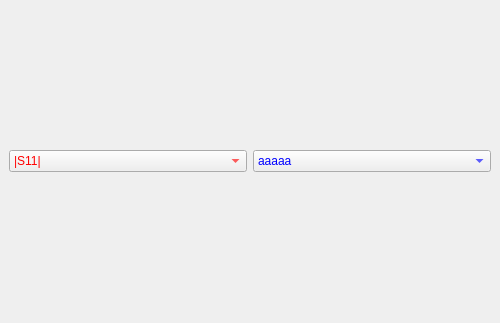
<?xml version="1.0" encoding="UTF-8"?>
<ui version="4.0">
 <class>GraphPanel</class>
 <widget class="QWidget" name="GraphPanel">
  <property name="geometry">
   <rect>
    <x>0</x>
    <y>0</y>
    <width>500</width>
    <height>323</height>
   </rect>
  </property>
  <property name="windowTitle">
   <string>Form</string>
  </property>
  <layout class="QVBoxLayout" name="verticalLayout">
   <property name="spacing">
    <number>0</number>
   </property>
   <property name="leftMargin">
    <number>0</number>
   </property>
   <property name="topMargin">
    <number>0</number>
   </property>
   <property name="rightMargin">
    <number>0</number>
   </property>
   <property name="bottomMargin">
    <number>0</number>
   </property>
   <item>
    <widget class="QWidget" name="widget" native="true">
     <property name="sizePolicy">
      <sizepolicy hsizetype="Preferred" vsizetype="Fixed">
       <horstretch>0</horstretch>
       <verstretch>0</verstretch>
      </sizepolicy>
     </property>
     <layout class="QHBoxLayout" name="horizontalLayout">
      <property name="topMargin">
       <number>5</number>
      </property>
      <property name="bottomMargin">
       <number>5</number>
      </property>
      <item>
       <widget class="QComboBox" name="d1">
        <property name="styleSheet">
         <string notr="true">color: red</string>
        </property>
        <item>
         <property name="text">
          <string>|S11|</string>
         </property>
        </item>
        <item>
         <property name="text">
          <string>|S22|</string>
         </property>
        </item>
        <item>
         <property name="text">
          <string>|S12|</string>
         </property>
        </item>
        <item>
         <property name="text">
          <string>|S21|</string>
         </property>
        </item>
        <item>
         <property name="text">
          <string>arg(S11)</string>
         </property>
        </item>
        <item>
         <property name="text">
          <string>arg(S22)</string>
         </property>
        </item>
        <item>
         <property name="text">
          <string>arg(S12)</string>
         </property>
        </item>
        <item>
         <property name="text">
          <string>arg(S21)</string>
         </property>
        </item>
        <item>
         <property name="text">
          <string>GroupDelay(S11)</string>
         </property>
        </item>
        <item>
         <property name="text">
          <string>GroupDelay(S22)</string>
         </property>
        </item>
        <item>
         <property name="text">
          <string>GroupDelay(S12)</string>
         </property>
        </item>
        <item>
         <property name="text">
          <string>GroupDelay(S21)</string>
         </property>
        </item>
       </widget>
      </item>
      <item>
       <widget class="QComboBox" name="d2">
        <property name="styleSheet">
         <string notr="true">color: blue</string>
        </property>
        <item>
         <property name="text">
          <string>aaaaa</string>
         </property>
        </item>
       </widget>
      </item>
     </layout>
    </widget>
   </item>
  </layout>
 </widget>
 <resources/>
 <connections/>
</ui>
